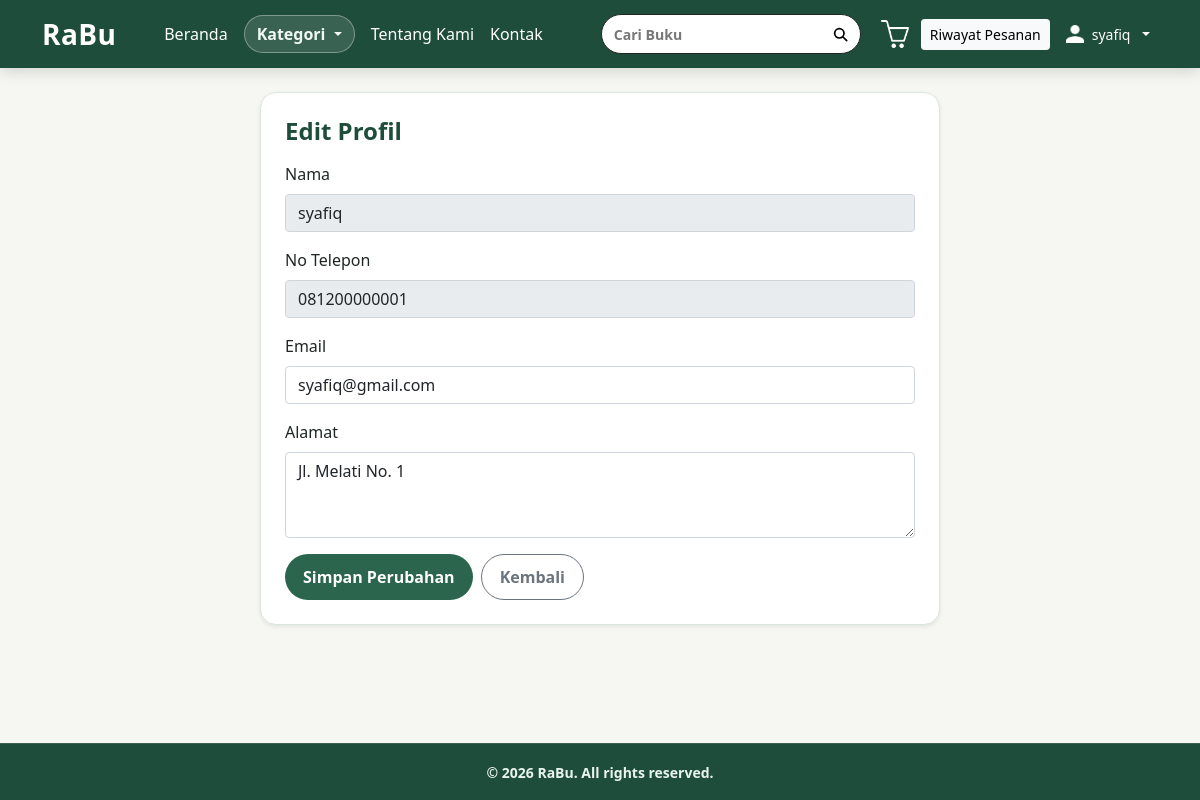
/user/profil.php (signed in), run on the app's committed database.
### tables this page shows
CREATE TABLE IF NOT EXISTS `users` (
  `id_user` int(11) NOT NULL,
  `nama` varchar(100) DEFAULT NULL,
  `no_telp` varchar(20) DEFAULT NULL,
  `alamat` text DEFAULT NULL,
  `email` varchar(100) DEFAULT NULL,
  `password` varchar(255) DEFAULT NULL,
  `role` enum('admin','user') DEFAULT 'user'
);

### user/profil.php (the view, shortened to what this page needs)
<?php
include '../koneksi.php';
$id_user = (int) $_SESSION['id_user'];
$userQuery = mysqli_query($conn, "SELECT nama, no_telp, email, alamat FROM users WHERE id_user='$id_user' LIMIT 1");
$userData = $userQuery ? mysqli_fetch_assoc($userQuery) : null;
?>
<!DOCTYPE html>
<html lang="id">
<head>
    <link rel="stylesheet" href="../bootstrap/css/bootstrap.min.css">
</head>
<body>
    <nav class="navbar navbar-dark">
        <div class="container">
            <a class="navbar-brand fw-bold text-white" href="../index.php">RaBu</a>
            <div class="d-none d-md-flex align-items-center gap-3 text-white fw-semibold nav-links">
                <a href="../index.php" class="text-white text-decoration-none">Beranda</a>
                <div class="dropdown kategori-dropdown">
                    <button class="btn dropdown-toggle" type="button" data-bs-toggle="dropdown" aria-expanded="false">
                        Kategori
                    </button>
                </div>
                <a href="../about.php" class="text-white text-decoration-none">Tentang Kami</a>
                <a href="../kontak.php" class="text-white text-decoration-none">Kontak</a>
            </div>
            <form method="get" action="../index.php" class="search-wrap d-none d-md-flex ms-auto me-3">
                <div class="search-box">
                    <input type="text" name="q" class="form-control search-input" placeholder="Cari Buku">
                    <button type="submit" class="search-btn" aria-label="Cari Buku" title="Cari Buku">
                        <svg width="16" height="16" viewBox="0 0 24 24" fill="none" xmlns="http://www.w3.org/2000/svg" aria-hidden="true">
                            <circle cx="11" cy="11" r="7" stroke="currentColor" stroke-width="2.6"/>
                            <path d="M16.5 16.5L22 22" stroke="currentColor" stroke-width="2.6" stroke-linecap="round"/>
                        </svg>
                    </button>
                </div>
            </form>
            <div class="d-flex align-items-center gap-2">
                <a href="cart.php" class="cart-icon-btn" aria-label="Keranjang" title="Keranjang">
                    <img src="../asset/keranjang.png" alt="Keranjang">
                </a>
                <a href="pesanan.php" class="btn btn-light btn-sm">Riwayat Pesanan</a>
                <div class="dropdown">
                    <button class="btn btn-sm dropdown-toggle d-inline-flex align-items-center gap-2 text-white border-0 bg-transparent" type="button" data-bs-toggle="dropdown" aria-expanded="false">
                        <img src="../asset/login.png" alt="Profil" width="18" height="18">
                        <span><?php echo htmlspecialchars($_SESSION['nama'] ?? 'Profil'); ?></span>
                    </button>
                </div>
            </div>
        </div>
    </nav>
    <div class="container py-4">
        <div class="profile-card shadow-sm p-4 mx-auto">
            <h4 class="profile-title mb-3">Edit Profil</h4>
            <form method="post">
                <div class="mb-3">
                    <label class="form-label fw-semibold">Nama</label>
                    <input type="text" class="form-control" value="<?php echo htmlspecialchars($userData['nama'] ?? ''); ?>" readonly>
                </div>
                <div class="mb-3">
                    <label class="form-label fw-semibold">No Telepon</label>
                    <input type="text" class="form-control" value="<?php echo htmlspecialchars($userData['no_telp'] ?? ''); ?>" readonly>
                </div>
                <div class="mb-3">
                    <label class="form-label fw-semibold">Email</label>
                    <input type="email" name="email" class="form-control" value="<?php echo htmlspecialchars($userData['email'] ?? ''); ?>" required>
                </div>
                <div class="mb-3">
                    <label class="form-label fw-semibold">Alamat</label>
                    <textarea name="alamat" class="form-control" rows="3" required><?php echo htmlspecialchars($userData['alamat'] ?? ''); ?></textarea>
                </div>
                <div class="d-flex gap-2">
                    <button type="submit" name="simpan_profil" class="btn-save">Simpan Perubahan</button>
                    <a href="../index.php" class="btn btn-outline-secondary btn-back">Kembali</a>
                </div>
            </form>
        </div>
    </div>
<?php include '../footer.php'; ?>
</body>
</html>

### user/profil.php (style rules this page uses)
:root { --green-900: #1f4d3b; --green-800: #2b654d; --cream: #f6f7f3; }
body { background: var(--cream); color: #1f2723; }
.navbar { background: var(--green-900); box-shadow: 0 4px 14px rgba(0, 0, 0, 0.14); }
.navbar-brand { letter-spacing: 0.4px; font-size: 1.75rem; }
.nav-links { margin-left: 2rem; }
.kategori-dropdown .dropdown-toggle { color: #f0f8f3; text-decoration: none; font-weight: 700; padding: 6px 12px; border: 1px solid rgba(255, 255, 255, 0.35); border-radius: 999px; background: rgba(255, 255, 255, 0.12); }
.search-wrap { max-width: 260px; width: 100%; }
.search-box { display: flex; align-items: center; width: 100%; background: #ffffff; border: 1.5px solid #232323; border-radius: 999px; min-height: 38px; overflow: hidden; }
.search-input { border: none; background: transparent; box-shadow: none; padding: 0 12px; height: 38px; font-size: 0.88rem; font-weight: 600; color: #6f6f6f; }
.search-input::placeholder { color: #777777; opacity: 1; font-weight: 700; }
.search-btn { border: none; background: transparent; height: 38px; width: 40px; display: inline-flex; align-items: center; justify-content: center; color: #000; flex-shrink: 0; padding: 0; }
.cart-icon-btn { display: inline-flex; align-items: center; justify-content: center; width: 36px; height: 36px; padding: 0; border: none; background: transparent; }
.cart-icon-btn img { width: 28px; height: 28px; display: block; }
.profile-card { max-width: 680px; border-radius: 16px; border: 1px solid #d9e6dd; background: #fff; }
.profile-title { color: var(--green-900); font-weight: 800; }
.btn-save { background: var(--green-800); border: none; border-radius: 999px; padding: 10px 18px; font-weight: 700; color: #fff; }
.btn-back { border-radius: 999px; padding: 10px 18px; font-weight: 700; }

### footer.php (style rules this page uses)
html { height: 100%; }
body { display: flex; flex-direction: column; min-height: 100vh; }
body > *:not(.site-footer) { flex: 0 0 auto; }

### data on the page
users: nama "syafiq", no_telp "081200000001", email "syafiq@gmail.com", alamat "Jl. Melati No. 1"

### other printed values
$_SESSION['nama'] "syafiq"
